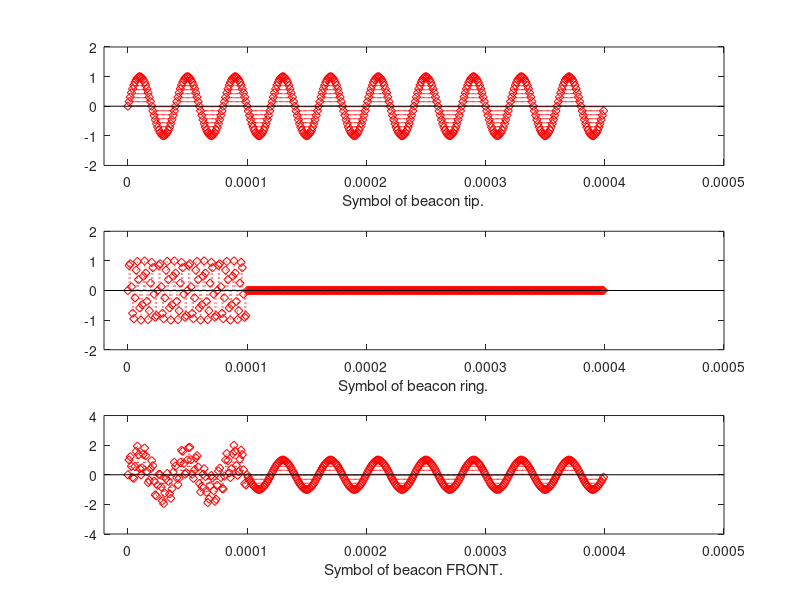
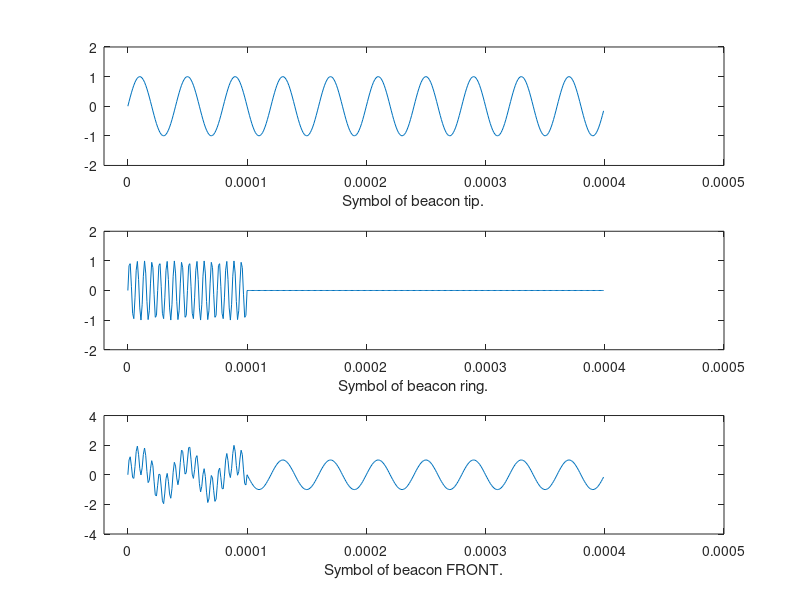

These charts were generated, in order, by the following MATLAB code:
%mducng/SoC/D2/G2touch
clc;
clear;
close all;
%%%%%%%%%%%%%%%%%%%%%%%%%%%%%%%%%%%%%%%%%%%%%%%%%%%%%%%%%%%%%%%%%%%%%%%%%%%
fB                  =  25000;             % Beacon LF frequency
fBring              =  160000;            % Beacon HF frequency
Fs                  =  1000000;           % Sampling freq  
sps                 =  400;               % # samples per symbol
ns                  =  0:(sps-1);         % Samples vectors
nsRing              =  0:(sps/4-1);
%%%%%%%%%%%%%%%%%%%%%%%%%%%%%%%%%%%%%%%%%%%%%%%%%%%%%%%%%%%%%%%%%%%%%%%%%%%
SymbolBeacon        =    sin(2*pi*ns*fB/Fs);
SymbolBeaconRing    =    sin(2*pi*nsRing*fBring/Fs);
SymbolBeaconRingBlak=    0*sin(2*pi*nsRing*fBring/Fs);
%%%%%%%%%%%%%%%%%%%%%%%%%%%%%%%%%%%%%%%%%%%%%%%%%%%%%%%%%%%%%%%%%%%%%%%%%%%
receivedSignalTip   = SymbolBeacon;
receivedSignalRing  = [SymbolBeaconRing,SymbolBeaconRingBlak,...
                                SymbolBeaconRingBlak,SymbolBeaconRingBlak];
receivedSignalFront = receivedSignalTip + receivedSignalRing;
tS                  = (0:length(SymbolBeacon)-1)*1/Fs;     %t symbol
tR                  = (0:length(receivedSignalFront)-1)*1/Fs; %t received frame
%%%%%%%%%%%%%%%%%%%%%%%%%%%%%%%%%%%%%%%%%%%%%%%%%%%%%%%%%%%%%%%%%%%%%%%%%%%
figure(1)
subplot(3,1,1);
stem(tS,receivedSignalTip,':diamondr')
xlabel("Symbol of beacon tip.");
axis([-20*1/Fs 500*1/Fs -2 2]);
%%%%%%%%%%%%%%%
subplot(3,1,2);
stem(tS,receivedSignalRing,':diamondr')
xlabel("Symbol of beacon ring.");
axis([-20*1/Fs 500*1/Fs -2 2]);
%%%%%%%%%%%%%%%
subplot(3,1,3);
stem(tS,receivedSignalFront,':diamondr')
xlabel("Symbol of beacon FRONT.");
axis([-20*1/Fs 500*1/Fs -4 4]);
%%%%%%%%%%%%%%%
figure(2)
subplot(3,1,1);
plot(tS,receivedSignalTip)
xlabel("Symbol of beacon tip.");
axis([-20*1/Fs 500*1/Fs -2 2]);
%%%%%%%%%%%%%%%
subplot(3,1,2);
plot(tS,receivedSignalRing)
xlabel("Symbol of beacon ring.");
axis([-20*1/Fs 500*1/Fs -2 2]);
%%%%%%%%%%%%%%%
subplot(3,1,3);
plot(tS,receivedSignalFront)
xlabel("Symbol of beacon FRONT.");
axis([-20*1/Fs 500*1/Fs -4 4]);
%%%%%%%%%%%%%%%